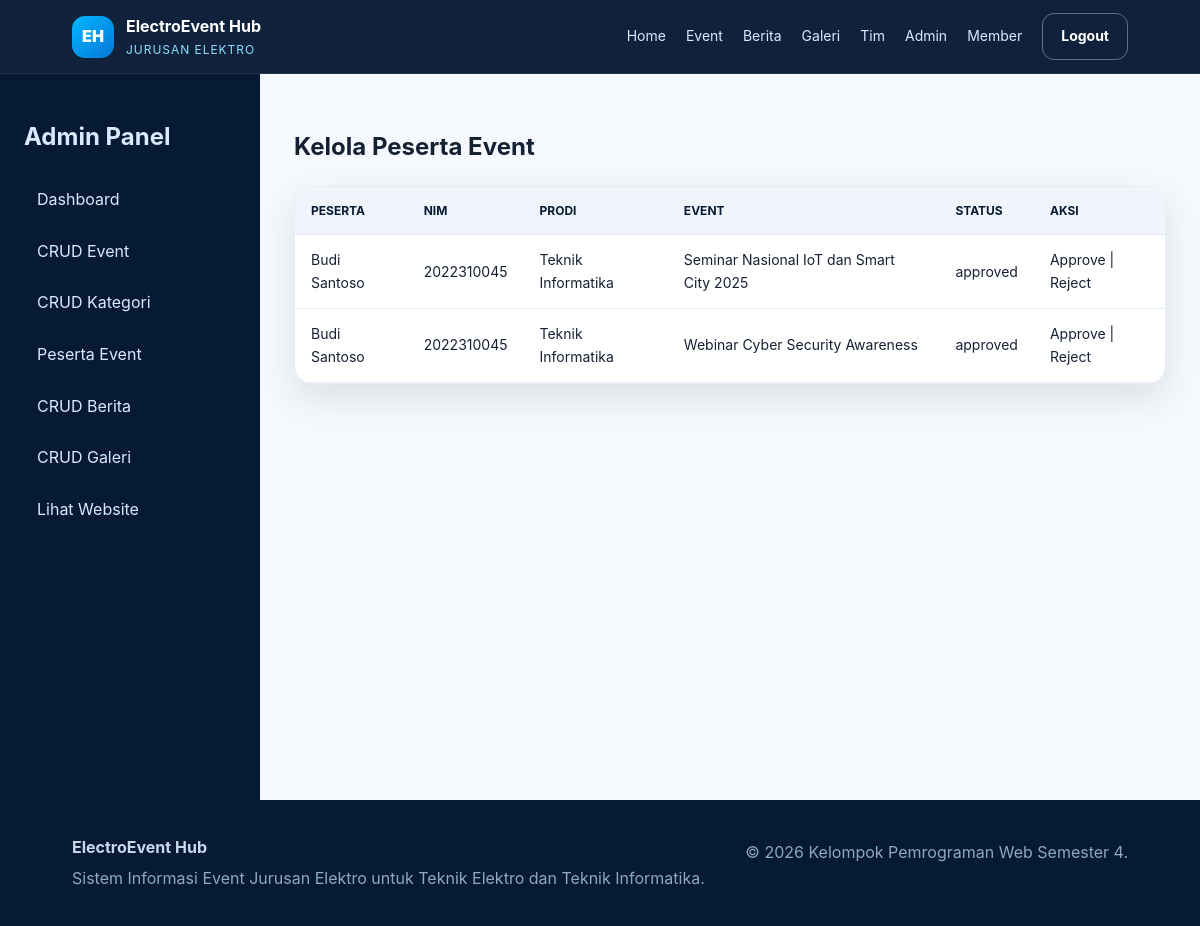
/admin/registrations.php (signed in), run on the app's committed database.
### tables this page shows
CREATE TABLE registrations (
  id INT AUTO_INCREMENT PRIMARY KEY,
  user_id INT NOT NULL,
  event_id INT NOT NULL,
  status ENUM('pending','approved','rejected') NOT NULL DEFAULT 'approved',
  notes VARCHAR(255) DEFAULT NULL,
  registered_at TIMESTAMP DEFAULT CURRENT_TIMESTAMP,
  UNIQUE KEY uq_user_event (user_id, event_id),
  CONSTRAINT fk_reg_user FOREIGN KEY (user_id) REFERENCES users(id) ON DELETE CASCADE ON UPDATE CASCADE,
  CONSTRAINT fk_reg_event FOREIGN KEY (event_id) REFERENCES events(id) ON DELETE CASCADE ON UPDATE CASCADE
);

CREATE TABLE users (
  id INT AUTO_INCREMENT PRIMARY KEY,
  name VARCHAR(120) NOT NULL,
  nim VARCHAR(30) DEFAULT NULL,
  email VARCHAR(120) NOT NULL UNIQUE,
  password VARCHAR(255) NOT NULL,
  study_program ENUM('Teknik Elektro','Teknik Informatika') DEFAULT NULL,
  phone VARCHAR(30) DEFAULT NULL,
  role ENUM('admin','member') NOT NULL DEFAULT 'member',
  photo VARCHAR(255) DEFAULT NULL,
  created_at TIMESTAMP DEFAULT CURRENT_TIMESTAMP
);

CREATE TABLE events (
  id INT AUTO_INCREMENT PRIMARY KEY,
  category_id INT NOT NULL,
  title VARCHAR(180) NOT NULL,
  slug VARCHAR(200) NOT NULL UNIQUE,
  description TEXT NOT NULL,
  study_program ENUM('Teknik Elektro','Teknik Informatika') NOT NULL,
  event_type ENUM('offline','online','hybrid') NOT NULL DEFAULT 'offline',
  event_date DATE NOT NULL,
  event_time TIME NOT NULL,
  location VARCHAR(180) NOT NULL,
  quota INT NOT NULL DEFAULT 50,
  poster VARCHAR(255) DEFAULT NULL,
  status ENUM('draft','open','closed','done') NOT NULL DEFAULT 'open',
  created_by INT DEFAULT NULL,
  created_at TIMESTAMP DEFAULT CURRENT_TIMESTAMP,
  CONSTRAINT fk_events_category FOREIGN KEY (category_id) REFERENCES categories(id) ON UPDATE CASCADE,
  CONSTRAINT fk_events_user FOREIGN KEY (created_by) REFERENCES users(id) ON DELETE SET NULL ON UPDATE CASCADE
);

### includes/functions.php (called while the page is built, shortened)
<?php
function e($value) {
    return htmlspecialchars((string) $value, ENT_QUOTES, 'UTF-8');
}

### admin/registrations.php (the view, shortened to what this page needs)
<?php
require_once __DIR__ . '/../config/database.php'; require_once __DIR__ . '/../includes/functions.php'; require_admin();
$rows=$pdo->query('SELECT r.*, u.name user_name, u.nim, u.study_program, e.title event_title FROM registrations r JOIN users u ON u.id=r.user_id JOIN events e ON e.id=r.event_id ORDER BY r.registered_at DESC')->fetchAll();
$title='Peserta Event'; require_once __DIR__ . '/_layout.php';
?>
<h1>Kelola Peserta Event</h1><div class="table-wrap"><table><thead><tr><th>Peserta</th><th>NIM</th><th>Prodi</th><th>Event</th><th>Status</th><th>Aksi</th></tr></thead><tbody><?php foreach($rows as $r): ?><tr><td><?= e($r['user_name']) ?></td><td><?= e($r['nim']) ?></td><td><?= e($r['study_program']) ?></td><td><?= e($r['event_title']) ?></td><td><?= e($r['status']) ?></td><td><a href="?id=<?= $r['id'] ?>&status=approved">Approve</a> | <a href="?id=<?= $r['id'] ?>&status=rejected">Reject</a></td></tr><?php endforeach; ?></tbody></table></div>
<?php require_once __DIR__ . '/_footer.php'; ?>

### assets/css/style.css (style rules this page uses)
:root { --navy:#071a33;--navy2:#102a4c;--blue:#0877d8;--electric:#00b7ff;--white:#fff;--muted:#61718a;--line:#e7edf5;--bg:#f5f8fc;--danger:#d93025;--ok:#118a45;--warn:#b76a00;--shadow:0 14px 35px rgba(7,26,51,.10);--radius:18px }
* { box-sizing:border-box }
body { margin:0;font-family:Inter,Segoe UI,Arial,sans-serif;background:var(--bg);color:#162033;line-height:1.6 }
a { text-decoration:none;color:inherit }
.table-wrap { overflow:auto;background:#fff;border:1px solid var(--line);border-radius:var(--radius);box-shadow:var(--shadow) }
table { width:100%;border-collapse:collapse;min-width:760px }
th,td { padding:14px 16px;text-align:left;border-bottom:1px solid var(--line);font-size:14px }
th { background:#f0f5fb;color:var(--navy);text-transform:uppercase;font-size:12px }

### data on the page
registrations: user.name "Budi Santoso", user.nim "2022310045", user.study_program "Teknik Informatika", event.title "Seminar Nasional IoT dan Smart City 2025", status "approved"
registrations: user.name "Budi Santoso", user.nim "2022310045", user.study_program "Teknik Informatika", event.title "Webinar Cyber Security Awareness", status "approved"
